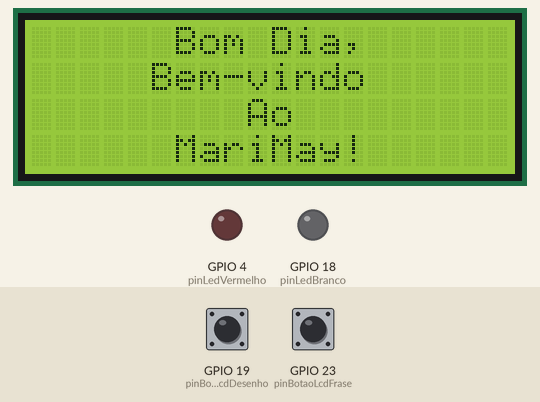
The program below on a simulated ESP32. On the bench: 20×4 character LCD, output pins drawn as LEDs (lit = HIGH). Dashed ring = blinking. The test bench sets the inputs (shaded band); at power-on: GPIO 19 (pinBotaoLcdDesenho) HIGH, GPIO 23 (pinBotaoLcdFrase) HIGH.

Above: at 1.2 s.
1.3 s: GPIO 19 (pinBotaoLcdDesenho) pulled LOW for 1 s
At 3.0 s:
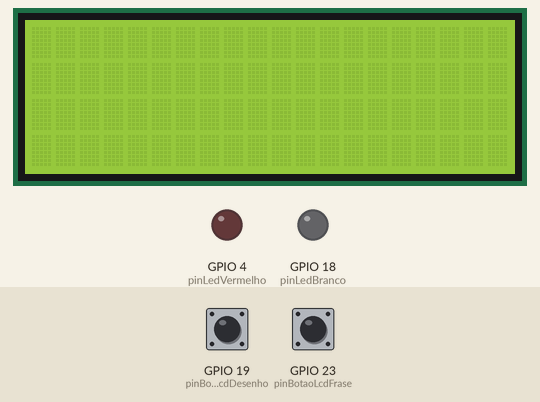
3.8 s: GPIO 23 (pinBotaoLcdFrase) pulled LOW for 0.15 s
At 4.6 s:
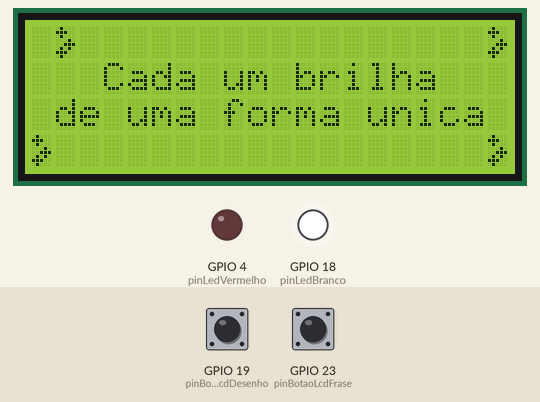
5.4 s: GPIO 19 (pinBotaoLcdDesenho) pulled LOW for 0.15 s
At 6.2 s:
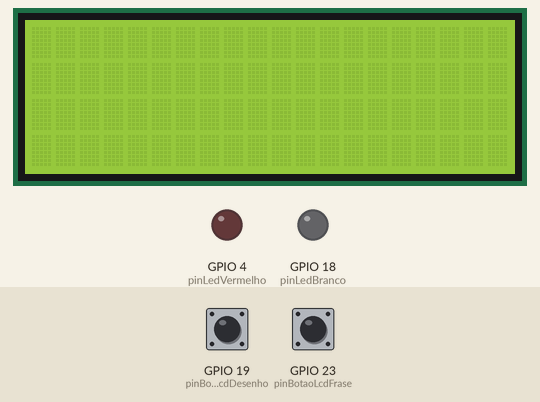
7.0 s: GPIO 19 (pinBotaoLcdDesenho) pulled LOW for 0.15 s
At 8.2 s:
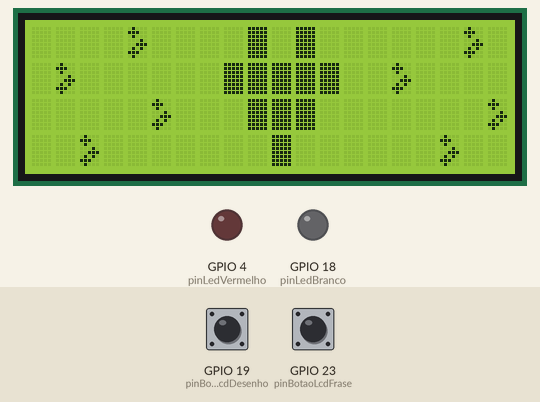
8.6 s: GPIO 19 (pinBotaoLcdDesenho) pulled LOW for 3.2 s
At 9.2 s:
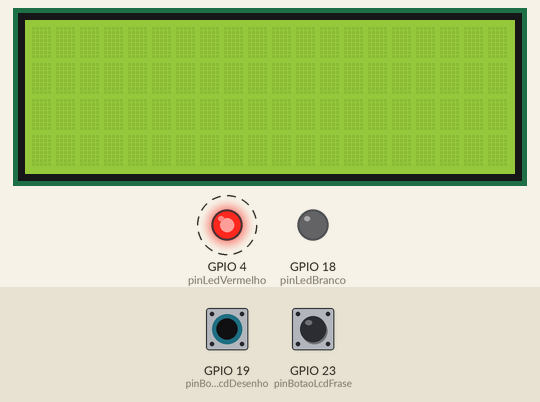
13.3 s: GPIO 23 (pinBotaoLcdFrase) pulled LOW for 1 s
At 14.3 s:
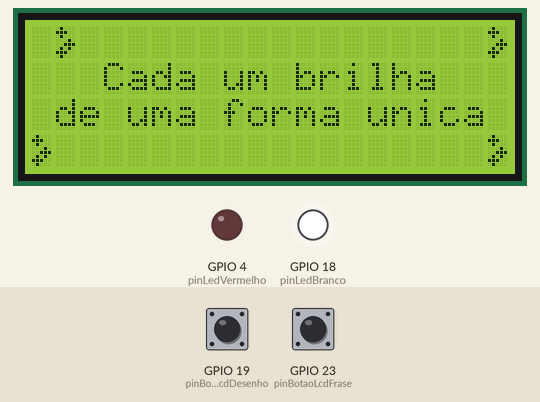
Timing chart, 0 to 16.3 s (numbered marks = the images above; inputs shaded):
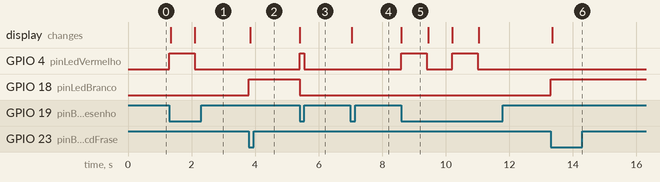

Measured:
- after the input at 1.3 s, GPIO 4 (pinLedVermelho): LOW → HIGH at once, → LOW 0.80 s later; the display: first changes at once (image 1 shows a later state)
- after the input at 3.8 s, GPIO 18 (pinLedBranco): LOW → HIGH at once; the display: changes at once (image 2)
- after the input at 5.4 s, GPIO 4 (pinLedVermelho): LOW → HIGH at once, → LOW 0.15 s later; GPIO 18 (pinLedBranco): HIGH → LOW at once; the display: changes at once (image 3)
- after the input at 7.0 s, the display: changes at once (image 4)
- after the input at 8.6 s, GPIO 4 (pinLedVermelho): alternates HIGH for 0.80 s and LOW for 0.80 s, 4 changes in all, then stays LOW, starting at once; the display: changes at once (image 5)
- after the input at 13.3 s, GPIO 18 (pinLedBranco): LOW → HIGH at once; the display: changes at once (image 6)
- what the display in image 5 shows lasts 0.8 s, from 8.6 s to 9.4 s

The program:

main.cpp
```cpp
#include <Arduino.h>
#include <LiquidCrystal_I2C.h>

#define pinLedVermelho 4
#define pinLedBranco 18
#define pinBotaoLcdFrase 23
#define pinBotaoLcdDesenho 19
#define tempoPiscaLedVermelho 800

//** VARIAVEIS LED ****
unsigned long tempoms;
unsigned long tempomsFrase;
unsigned long tempoInicial = 0;
bool estadoLedVermelho = 0;
bool estadoLedBranco = 0;

unsigned long tempoAnterior = 0;  // Armazena o último tempo em que o display foi alternado
const long intervalo = 800;      // Intervalo de tempo para alternar o display
bool exibindo = true;             // Controla se o display está ligado ou desligado
unsigned long tempoAtual;

bool mostrarFrase = false;
bool mostrarDesenho = true;


LiquidCrystal_I2C lcd(0x27, 20, 4);

//** CRIOU ESTRELA **
byte estrelas[8] = {
    B01000,
    B11100,
    B01000,
    B00010,
    B00111,
    B01010,
    B11100,
    B01000};

void setup()
{
  pinMode(pinLedVermelho, OUTPUT);
  pinMode(pinLedBranco, OUTPUT);
  pinMode(pinBotaoLcdFrase, INPUT_PULLUP);
  pinMode(pinBotaoLcdDesenho, INPUT_PULLUP);
  lcd.init();
  lcd.backlight();

  lcd.createChar(0, estrelas);

  lcd.setCursor(6, 0);
  lcd.print("Bom Dia,");
  lcd.setCursor(5, 1);
  lcd.print("Bem-vindo");
  lcd.setCursor(9, 2);
  lcd.print("Ao");
  lcd.setCursor(6, 3);
  lcd.print("MariMay!");
}

void loop()
{


  //! BOTAO DESENHO
  bool leituraBotaoLcdDesenho = digitalRead(pinBotaoLcdDesenho);
  tempoms = millis();
  tempoAtual = millis ();


  if (leituraBotaoLcdDesenho == 0)
  {
    mostrarFrase = false;
    digitalWrite(pinLedBranco, LOW);

    if (tempoms - tempoInicial >= tempoPiscaLedVermelho)
    {
      estadoLedVermelho = !estadoLedVermelho;
      digitalWrite(pinLedVermelho, estadoLedVermelho);
      tempoInicial = tempoms;
    }

    if (tempoAtual - tempoAnterior >=intervalo)
    {
      tempoAnterior = tempoAtual; // Atualiza o tempo anterior para o tempo atual

      if (mostrarDesenho)
      {
      lcd.display();    // Religa o display
      lcd.clear();

      //! CORACAO
      lcd.setCursor(10, 1);
      lcd.write(255);

      lcd.setCursor(11, 0);
      lcd.write(255);

      lcd.setCursor(12, 1);
      lcd.write(255);

      lcd.setCursor(10, 1);
      lcd.write(255);

      lcd.setCursor(11, 2);
      lcd.write(255);

      lcd.setCursor(10, 3);
      lcd.write(255);

      lcd.setCursor(9, 2);
      lcd.write(255);

      lcd.setCursor(8, 1);
      lcd.write(255);

      lcd.setCursor(9, 0);
      lcd.write(255);

      lcd.setCursor(9, 1);
      lcd.write(255);

      lcd.setCursor(11, 1);
      lcd.write(255);

      lcd.setCursor(10, 2);
      lcd.write(255);

      //! ESTRELAS
      lcd.setCursor(4, 0);
      lcd.write(0);

      lcd.setCursor(1, 1);
      lcd.write(0);

      lcd.setCursor(5, 2);
      lcd.write(0);

      lcd.setCursor(2, 3);
      lcd.write(0);

      lcd.setCursor(18, 0);
      lcd.write(0);

      lcd.setCursor(15, 1);
      lcd.write(0);

      lcd.setCursor(19, 2);
      lcd.write(0);

      lcd.setCursor(17, 3);
      lcd.write(0);
      }

      else
      {
        lcd.noDisplay();  // Desliga o display
      }

      mostrarDesenho = !mostrarDesenho;
    }
  }
  else
  {
    digitalWrite(pinLedVermelho, LOW);

  }

  //! BOTAOFRASE

  bool leituraBotaoLcdFrase = digitalRead(pinBotaoLcdFrase);
  static bool leituraAnteriorBotaoLcdFrase = 1;

  if (leituraBotaoLcdFrase == 0 && leituraAnteriorBotaoLcdFrase == 1)
  {
    mostrarFrase = true;
    mostrarDesenho = false;
    digitalWrite(pinLedBranco, HIGH);


    if (mostrarFrase)
    {

    lcd.display();    // Religa o display
    lcd.clear();

    lcd.setCursor(3, 1);
    lcd.print("Cada um brilha");
    lcd.setCursor(1, 2);
    lcd.print("de uma forma unica");

    lcd.setCursor(1, 0);
    lcd.write(0);

    lcd.setCursor(19, 0);
    lcd.write(0);

    lcd.setCursor(19, 3);
    lcd.write(0);

    lcd.setCursor(0, 3);
    lcd.write(0);
    }
    mostrarFrase = false;
  }
   leituraAnteriorBotaoLcdFrase = leituraBotaoLcdFrase;

}
```
